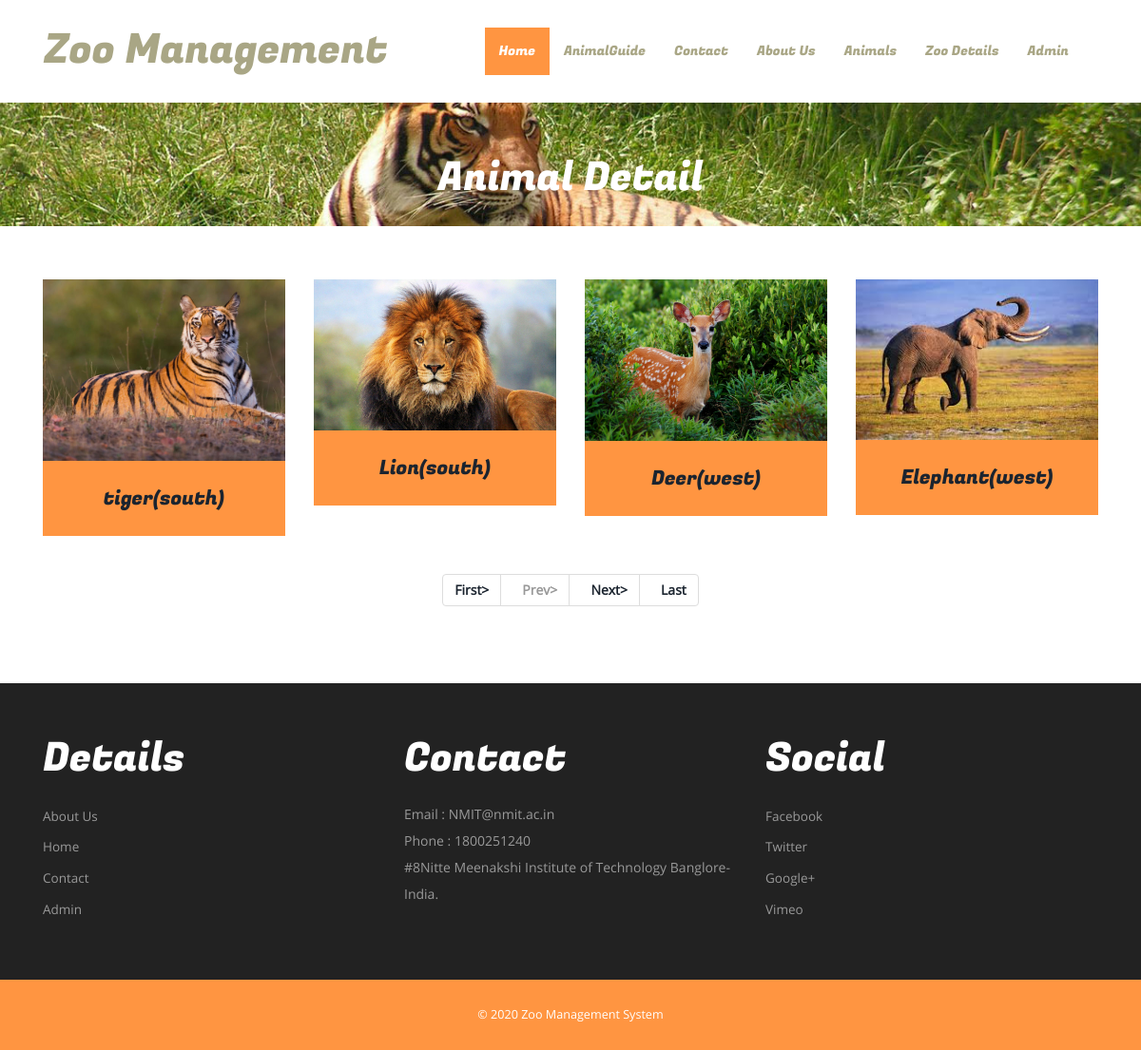
Page /animals.php on the committed database.
### tables this page shows
CREATE TABLE IF NOT EXISTS ANIMAL_KIND (
	AKid int(10) NOT NULL,
	AName VARCHAR(30) NOT NULL,
	Physical_Characteristics TEXT NOT NULL,
	Zoo_Region VARCHAR(50) NOT NULL,
	Diet VARCHAR(30) NOT NULL,
	Population_Status VARCHAR(30) NOT NULL,
	AnimalImage VARCHAR(100) NOT NULL,
	PRIMARY KEY(AKid)
);

CREATE TABLE `tblpage` (
  `ID` int(10) NOT NULL,
  `PageType` varchar(200) DEFAULT NULL,
  `PageTitle` varchar(200) DEFAULT NULL,
  `PageDescription` mediumtext DEFAULT NULL,
  `Email` varchar(200) DEFAULT NULL,
  `MobileNumber` bigint(10) DEFAULT NULL,
  `UpdationDate` timestamp NULL DEFAULT NULL ON UPDATE current_timestamp()
);

### animals.php (the view, shortened to what this page needs)
<?php
include('includes/dbconnection.php');
?>
<!DOCTYPE HTML>
<html>
<head>
<link href="css/bootstrap.css" rel="stylesheet" type="text/css" media="all">
<link href="css/style.css" rel="stylesheet" type="text/css" media="all" />
<link rel="stylesheet" type="text/css" href="css/jquery.lightbox.css">
</head>
<body>
<?php include_once('includes/header.php');?>
		<div class="banner-header">
			<div class="container">
				<h2>Animal Detail</h2>
			</div>
			</div>
	<div class="content">
			<div class="gallery-section">
					<div class="container">
					<div class="welcome-grid">
			<?php
			if (isset($_GET['pageno'])) {
            $pageno = $_GET['pageno'];
        } else {
            $pageno = 1;
        }
        $no_of_records_per_page = 4;
        $offset = ($pageno-1) * $no_of_records_per_page;
$ret1=mysqli_query($con,"select COUNT(*) from  ANIMAL_KIND");
$total_rows = mysqli_fetch_array($ret1)[0];
$total_pages = ceil($total_rows / $no_of_records_per_page);
 $query=mysqli_query($con,"select * from ANIMAL_KIND LIMIT $offset, $no_of_records_per_page");
 while ($row=mysqli_fetch_array($query)) {
 ?>
								<div class="col-md-3 welcome-grid" >
									<img src="admin/images/<?php echo $row['AnimalImage'];?>" width='220' height='200' alt=" " class="img-responsive" />
									<div class="wel-info">
										<h4><a href="animal-detail.php?anid=<?php echo $row['AKid'];?>"><?php echo $row['AName'];?>(<?php echo $row['Zoo_Region'];?>)</a></h4>
									</div>
								<br></div><?php }?>
				<div class="clearfix"> </div>
			</div>
	<div align="center">
    <ul class="pagination" >
        <li><a href="?pageno=1"><strong>First></strong></a></li>
        <li class="<?php if($pageno <= 1){ echo 'disabled'; } ?>">
            <a href="<?php if($pageno <= 1){ echo '#'; } else { echo "?pageno=".($pageno - 1); } ?>"><strong style="padding-left: 10px">Prev></strong></a>
        </li>
        <li class="<?php if($pageno >= $total_pages){ echo 'disabled'; } ?>">
            <a href="<?php if($pageno >= $total_pages){ echo '#'; } else { echo "?pageno=".($pageno + 1); } ?>"><strong style="padding-left: 10px">Next></strong></a>
        </li>
        <li><a href="?pageno=<?php echo $total_pages; ?>"><strong style="padding-left: 10px">Last</strong></a></li>
    </ul>
</div>
		</div>
	</div>
		<?php include_once('includes/special.php');?>
			</div>
		<?php include_once('includes/footer.php');?>
</body>
</html>

### includes/special.php
<div class="specials-section">
					<div class="container">
						<div class="specials-grids">
							<div class="col-md-4 specials1">
								<h3> details</h3>
								<ul>
									<li><a href="about.php">About Us</a></li>
									<li><a href="index.php">Home</a></li>
									<li><a href="contact.php">Contact</a></li>
									<li><a href="admin/index.php">Admin</a></li>
								</ul>
							</div>
							<div class="col-md-4 specials1">
								<h3>contact</h3>
								<?php
 $query=mysqli_query($con,"select * from  tblpage where PageType='contactus'");
 while ($row=mysqli_fetch_array($query)) {
 ?>
								<address>
									<p>Email : <?php  echo $row['Email'];?></p>
								 <p>Phone : <?php  echo $row['MobileNumber'];?></p>
								 <p><?php  echo $row['PageDescription'];?></p>
								</address><?php } ?>
							</div>
							<div class="col-md-4 specials1">
								<h3>social</h3>
								<ul>
									<li><a href="#">facebook</a></li>
									<li><a href="#">twitter</a></li>
									<li><a href="#">google+</a></li>
									<li><a href="#">vimeo</a></li>
								</ul>
							</div>
							<div class="clearfix"></div>
						</div>
					</div>
				</div>

### css/style.css (style rules this page uses)
body a { transition:0.5s all; -webkit-transition:0.5s all; -moz-transition:0.5s all; -o-transition:0.5s all; -ms-transition:0.5s all; }
h1,h2,h3,h4,h5,h6 { padding:0 0; margin:0 0; }
p { padding:0 0; margin:0 0; }
ul { padding:0 0; margin:0 0; }
body { padding:0 0; margin:0 0; font-family: 'OpenSans-Regular' }
.wel-info h4 { font-size: 1.5em; color:#fff; font-family: 'FugazOne-Regular'; }
.wel-info { background-color: #ff9541; padding: 2em; }
.welcome-grid img { width: 100%; }
.specials-section { padding: 4em 0; background: #222; }
.specials-section h3 { font-size: 3em; text-transform: capitalize; font-family: 'FugazOne-Regular'; color: #fff; margin-bottom: 0.5em; }
.specials1 p { font-size: 1em; line-height: 2em; color: #999; }
.specials1 ul li { list-style-type: none; padding: 0.3em 0; }
.specials1 ul li a { font-size: 0.965em; text-decoration: none; line-height: 1.8em; color: #999; list-style: none; text-transform: capitalize; }
.banner-header { background: url("../images/banner1.jpg")no-repeat 0px 0px; background-size: cover; min-height: 140px; text-align:center; padding: 4em 0 0; }
.banner-header h2 { font-size: 3em; text-transform: capitalize; font-family: 'FugazOne-Regular'; color: #fff; }
.gallery-section { padding:4em 0; text-align: center; }
@media (max-width:1440px) { .banner-header { min-height: 130px; } }

### rows in the picture
animal_kind: AnimalImage (picture), AName "tiger", Zoo_Region "south"
animal_kind: AnimalImage (picture), AName "Lion", Zoo_Region "south"
animal_kind: AnimalImage (picture), AName "Deer", Zoo_Region "west"
animal_kind: AnimalImage (picture), AName "Elephant", Zoo_Region "west"
tblpage: Email "NMIT@nmit.ac.in", MobileNumber "1800251240", PageDescription "#8Nitte Meenakshi Institute of Technology Banglore-India."
